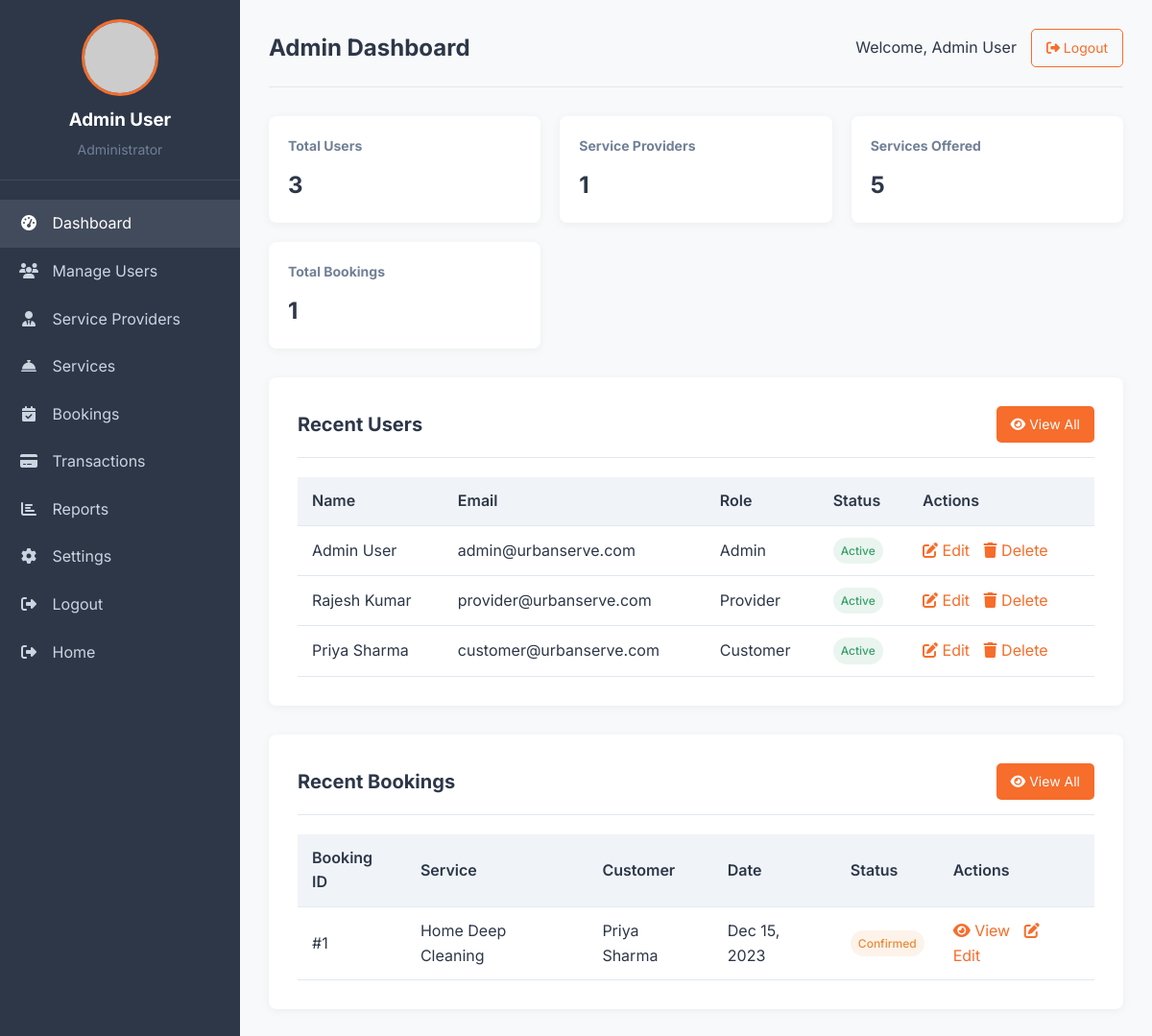
Page /admin_dashboard.php (signed in) on the committed database.
### tables this page shows
CREATE TABLE IF NOT EXISTS users (
    id INT AUTO_INCREMENT PRIMARY KEY,
    name VARCHAR(100) NOT NULL,
    email VARCHAR(100) NOT NULL UNIQUE,
    password VARCHAR(255) NOT NULL,
    role ENUM('admin', 'provider', 'customer') NOT NULL,
    phone VARCHAR(20) NOT NULL,
    address TEXT NOT NULL,
    city VARCHAR(100) NOT NULL,
    pincode VARCHAR(20) NOT NULL,
    created_at TIMESTAMP DEFAULT CURRENT_TIMESTAMP,
    updated_at TIMESTAMP DEFAULT CURRENT_TIMESTAMP ON UPDATE CURRENT_TIMESTAMP
);

CREATE TABLE IF NOT EXISTS bookings (
    id INT AUTO_INCREMENT PRIMARY KEY,
    user_id INT NOT NULL,
    provider_id INT NOT NULL,
    service_id INT NOT NULL,
    booking_date DATETIME NOT NULL,
    address TEXT NOT NULL,
    amount DECIMAL(10,2) NOT NULL,
    status ENUM('pending', 'confirmed', 'completed', 'cancelled', 'rejected') DEFAULT 'pending',
    payment_type ENUM('cash', 'later') NOT NULL DEFAULT 'cash',
    payment_status ENUM('pending', 'paid', 'unpaid') DEFAULT 'pending',
    admin_notes TEXT,
    customer_notes TEXT,
    provider_notes TEXT,
    created_at TIMESTAMP DEFAULT CURRENT_TIMESTAMP,
    FOREIGN KEY (user_id) REFERENCES users(id),
    FOREIGN KEY (provider_id) REFERENCES users(id),
    FOREIGN KEY (service_id) REFERENCES services(id)
);

CREATE TABLE IF NOT EXISTS services (
    id INT AUTO_INCREMENT PRIMARY KEY,
    name VARCHAR(100) NOT NULL,
    category VARCHAR(50) NOT NULL,
    description TEXT NOT NULL,
    base_price DECIMAL(10,2) NOT NULL,
    duration_minutes INT NOT NULL,
    image VARCHAR(255),
    created_at TIMESTAMP DEFAULT CURRENT_TIMESTAMP
);

### admin_dashboard.php (the view, shortened to what this page needs)
<?php
include 'db.php';
$users_count = $conn->query("SELECT COUNT(*) as count FROM users")->fetch_assoc()['count'];
$providers_count = $conn->query("SELECT COUNT(*) as count FROM users WHERE role = 'provider'")->fetch_assoc()['count'];
$services_count = $conn->query("SELECT COUNT(*) as count FROM services")->fetch_assoc()['count'];
$bookings_count = $conn->query("SELECT COUNT(*) as count FROM bookings")->fetch_assoc()['count'];
?>
<!DOCTYPE html>
<html lang="en">
<head>
    <link rel="stylesheet" href="https://cdnjs.cloudflare.com/ajax/libs/font-awesome/6.4.0/css/all.min.css">
</head>
<body>
    <div class="dashboard-container">
        <div class="sidebar">
            <div class="sidebar-header">
                <img src="https://ui-avatars.com/api/?name=<?= urlencode($_SESSION['user']['name']) ?>&background=f76d2b&color=fff"
                     alt="Profile" class="profile-img">
                <h3><?= htmlspecialchars($_SESSION['user']['name']) ?></h3>
                <p>Administrator</p>
            </div>
            <div class="nav-menu">
                <a href="#" class="nav-item active">
                    <i class="fas fa-tachometer-alt"></i> Dashboard
                </a>
                <a href="users.php" class="nav-item">
                    <i class="fas fa-users"></i> Manage Users
                </a>
                <a href="providers.php" class="nav-item">
                    <i class="fas fa-user-tie"></i> Service Providers
                </a>
                <a href="services.php" class="nav-item">
                    <i class="fas fa-concierge-bell"></i> Services
                </a>
                <a href="bookings.php" class="nav-item">
                    <i class="fas fa-calendar-check"></i> Bookings
                </a>
                <a href="transactions.php" class="nav-item">
                    <i class="fas fa-credit-card"></i> Transactions
                </a>
                <a href="reports.php" class="nav-item">
                    <i class="fas fa-chart-bar"></i> Reports
                </a>
                <a href="settings.php" class="nav-item">
                    <i class="fas fa-cog"></i> Settings
                </a>
                <a href="logout.php" class="nav-item">
                    <i class="fas fa-sign-out-alt"></i> Logout
                </a>
            <a href="index.php" class="nav-item">
                    <i class="fas fa-sign-out-alt"></i> Home
            </a>
</div>
        </div>
        <div class="main-content">
            <div class="header">
                <h1>Admin Dashboard</h1>
                <div class="user-actions">
                    <span>Welcome, <?= htmlspecialchars($_SESSION['user']['name']) ?></span>
                    <a href="logout.php" class="btn btn-outline">
                        <i class="fas fa-sign-out-alt"></i> Logout
                    </a>
                </div>
            </div>
            <div class="dashboard-cards">
                <div class="card">
                    <h3>Total Users</h3>
                    <p><?= $users_count ?></p>
                </div>
                <div class="card">
                    <h3>Service Providers</h3>
                    <p><?= $providers_count ?></p>
                </div>
                <div class="card">
                    <h3>Services Offered</h3>
                    <p><?= $services_count ?></p>
                </div>
                <div class="card">
                    <h3>Total Bookings</h3>
                    <p><?= $bookings_count ?></p>
                </div>
            </div>
            <div class="recent-section">
                <div class="section-header">
                    <h2>Recent Users</h2>
                    <a href="users.php" class="btn btn-primary">
                        <i class="fas fa-eye"></i> View All
                    </a>
                </div>
                <table class="data-table">
                    <thead>
                        <tr>
                            <th>Name</th>
                            <th>Email</th>
                            <th>Role</th>
                            <th>Status</th>
                            <th>Actions</th>
                        </tr>
                    </thead>
                    <tbody>
                        <?php
                        $recent_users = $conn->query("SELECT * FROM users ORDER BY created_at DESC LIMIT 5");
                        while ($user = $recent_users->fetch_assoc()):
                        ?>
                        <tr>
                            <td><?= htmlspecialchars($user['name']) ?></td>
                            <td><?= htmlspecialchars($user['email']) ?></td>
                            <td><?= ucfirst(htmlspecialchars($user['role'])) ?></td>
                            <td>
                                <span class="status-badge status-active">Active</span>
                            </td>
                            <td>
                                <a href="edit_user.php?id=<?= $user['id'] ?>" class="action-link">
                                    <i class="fas fa-edit"></i> Edit
                                </a>
                                <a href="delete_user.php?id=<?= $user['id'] ?>" class="action-link" onclick="return confirm('Are you sure?')">
                                    <i class="fas fa-trash"></i> Delete
                                </a>
                            </td>
                        </tr>
                        <?php endwhile; ?>
                    </tbody>
                </table>
            </div>
            <div class="recent-section">
                <div class="section-header">
                    <h2>Recent Bookings</h2>
                    <a href="bookings.php" class="btn btn-primary">
                        <i class="fas fa-eye"></i> View All
                    </a>
                </div>
                <table class="data-table">
                    <thead>
                        <tr>
                            <th>Booking ID</th>
                            <th>Service</th>
                            <th>Customer</th>
                            <th>Date</th>
                            <th>Status</th>
                            <th>Actions</th>
                        </tr>
                    </thead>
                    <tbody>
                        <?php
                        $recent_bookings = $conn->query("SELECT b.*, s.name as service_name, u.name as customer_name
                                                         FROM bookings b
                                                         JOIN services s ON b.service_id = s.id
                                                         JOIN users u ON b.user_id = u.id
                                                         ORDER BY b.booking_date DESC LIMIT 5");
                        while ($booking = $recent_bookings->fetch_assoc()):
                        ?>
                        <tr>
                            <td>#<?= $booking['id'] ?></td>
                            <td><?= htmlspecialchars($booking['service_name']) ?></td>
                            <td><?= htmlspecialchars($booking['customer_name']) ?></td>
                            <td><?= date('M d, Y', strtotime($booking['booking_date'])) ?></td>
                            <td>
                                <span class="status-badge <?= $booking['status'] === 'completed' ? 'status-active' : 'status-pending' ?>">
                                    <?= ucfirst($booking['status']) ?>
                                </span>
                            </td>
                            <td>
                                <a href="view_booking.php?id=<?= $booking['id'] ?>" class="action-link">
                                    <i class="fas fa-eye"></i> View
                                </a>
                                <a href="edit_booking.php?id=<?= $booking['id'] ?>" class="action-link">
                                    <i class="fas fa-edit"></i> Edit
                                </a>
                            </td>
                        </tr>
                        <?php endwhile; ?>
                    </tbody>
                </table>
            </div>
        </div>
    </div>
</body>

### admin_dashboard.php (style rules this page uses)
:root { --primary: #f76d2b; --primary-dark: #e05b1a; --secondary: #2d3748; --accent: #f0f4f8; --text: #2d3748; --light-text: #718096; --border: #e2e8f0; --white: #ffffff; --black: #000000; --success: #38a169; --error: #e53e3e; }
* { margin: 0; padding: 0; box-sizing: border-box; }
body { font-family: 'Inter', sans-serif; background-color: #f8f9fa; color: var(--text); line-height: 1.6; }
.dashboard-container { display: flex; min-height: 100vh; }
.sidebar { width: 250px; background-color: var(--secondary); color: var(--white); padding: 20px 0; }
.sidebar-header { padding: 0 20px 20px; border-bottom: 1px solid rgba(255,255,255,0.1); text-align: center; }
.profile-img { width: 80px; height: 80px; border-radius: 50%; object-fit: cover; margin: 0 auto 10px; display: block; border: 3px solid var(--primary); }
.sidebar-header h3 { color: var(--white); margin-bottom: 5px; }
.sidebar-header p { color: var(--light-text); font-size: 14px; }
.nav-menu { padding: 20px 0; }
.nav-item { padding: 12px 20px; color: #cbd5e0; text-decoration: none; display: block; transition: all 0.3s; }
.nav-item:hover, .nav-item.active { background-color: rgba(255,255,255,0.1); color: var(--white); }
.nav-item i { margin-right: 10px; width: 20px; text-align: center; }
.main-content { flex: 1; padding: 30px; }
.header { display: flex; justify-content: space-between; align-items: center; margin-bottom: 30px; padding-bottom: 20px; border-bottom: 1px solid var(--border); }
.header h1 { font-size: 24px; color: var(--secondary); }
.user-actions { display: flex; align-items: center; gap: 15px; }
.btn { padding: 8px 15px; border-radius: 5px; text-decoration: none; font-size: 14px; transition: all 0.3s; cursor: pointer; border: none; }
.btn-primary { background-color: var(--primary); color: white; }
.btn-outline { background-color: transparent; border: 1px solid var(--primary); color: var(--primary); }
.dashboard-cards { display: grid; grid-template-columns: repeat(auto-fill, minmax(250px, 1fr)); gap: 20px; margin-bottom: 30px; }
.card { background-color: var(--white); border-radius: 8px; padding: 20px; box-shadow: 0 2px 10px rgba(0,0,0,0.05); }
.card h3 { font-size: 14px; color: var(--light-text); margin-bottom: 10px; }
.card p { font-size: 24px; font-weight: 700; color: var(--secondary); }
.recent-section { background-color: var(--white); border-radius: 8px; padding: 30px; box-shadow: 0 2px 10px rgba(0,0,0,0.05); margin-bottom: 30px; }
.section-header { display: flex; justify-content: space-between; align-items: center; margin-bottom: 20px; padding-bottom: 15px; border-bottom: 1px solid var(--border); }
.section-header h2 { font-size: 20px; }
.data-table { width: 100%; border-collapse: collapse; }
.data-table th, .data-table td { padding: 12px 15px; text-align: left; border-bottom: 1px solid var(--border); }
.data-table th { background-color: var(--accent); color: var(--secondary); font-weight: 600; }
.status-badge { display: inline-block; padding: 4px 8px; border-radius: 20px; font-size: 12px; font-weight: 500; }
.status-active { background-color: rgba(56, 161, 105, 0.1); color: var(--success); }
.status-pending { background-color: rgba(237, 137, 54, 0.1); color: #ed8936; }
.action-link { color: var(--primary); text-decoration: none; margin-right: 10px; }

### rows in the picture
users: name "Admin User", email "admin@urbanserve.com", role "Admin"
users: name "Rajesh Kumar", email "provider@urbanserve.com", role "Provider"
users: name "Priya Sharma", email "customer@urbanserve.com", role "Customer"
bookings: id "1", service.name "Home Deep Cleaning", user.name "Priya Sharma", booking_date "Dec 15, 2023", status "Confirmed"

### other values in the picture
$_SESSION['user']['name'] "Admin User"
$users_count "3"
$providers_count "1"
$services_count "5"
$bookings_count "1"
